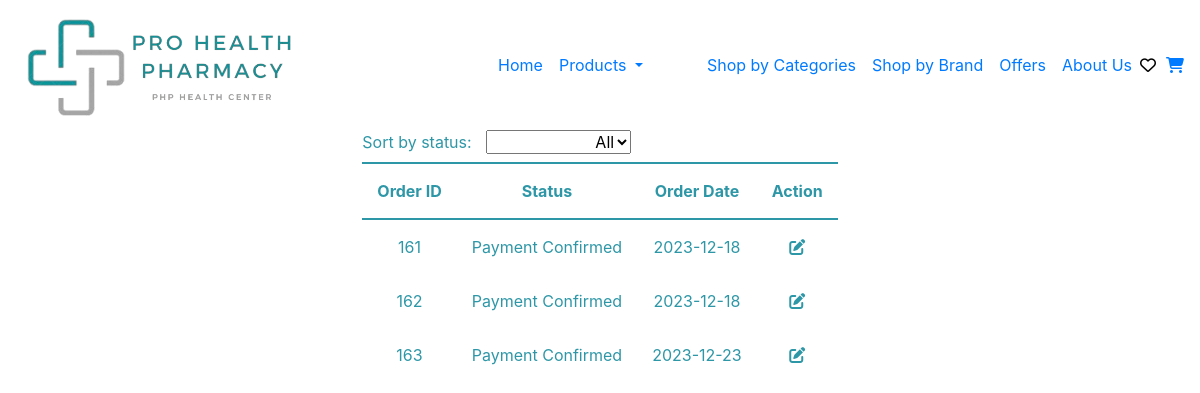
The app's page /ManageOrders/filter_orders.php, older data.
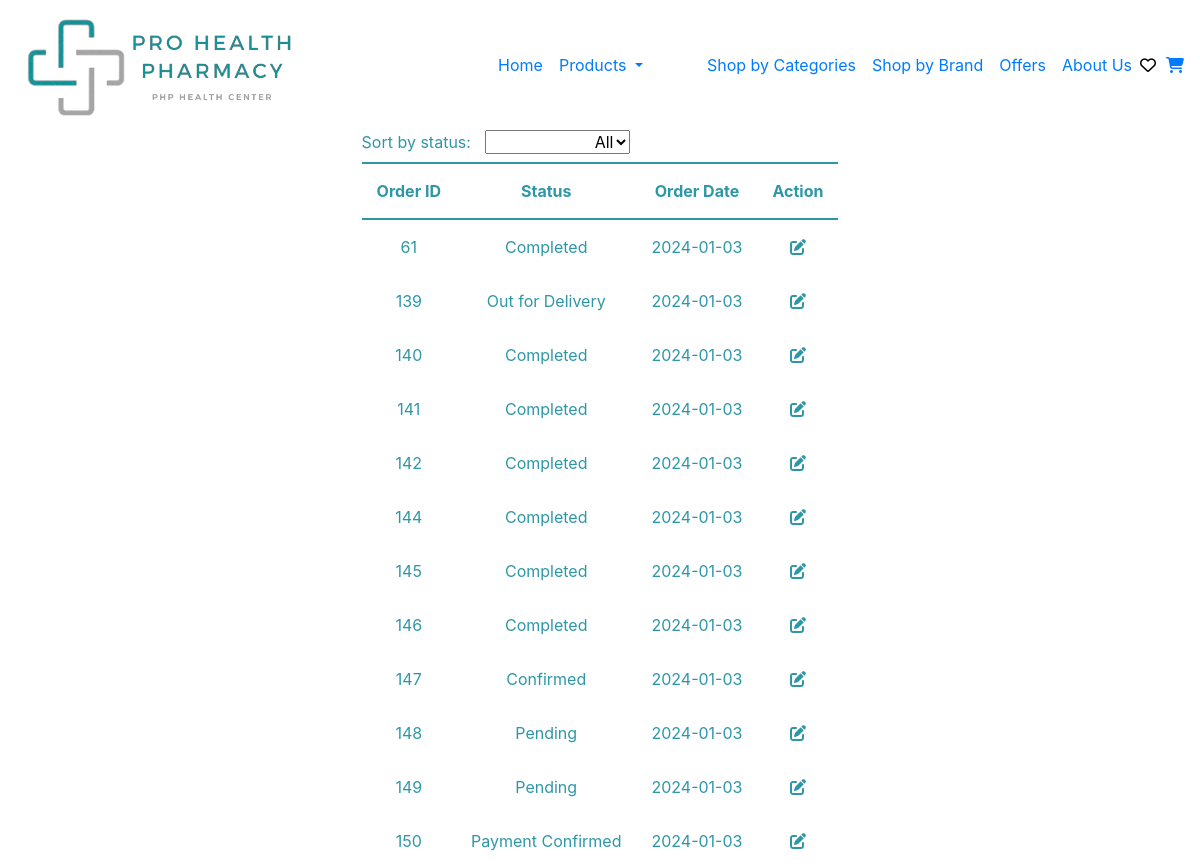
The same page, newer data.
### ManageOrders/filter_orders.php (the view, shortened to what this page needs)
<?php
include '../header.php';
include '../Connection/init.php';
$statuses = ['Processing', 'Confirmed', 'Ready to Pickup', 'Out for Delivery'];
$statusPlaceholders = implode(',', array_fill(0, count($statuses), '?'));
$stmt = $db->prepare("SELECT * FROM `order data` WHERE Status IN ($statusPlaceholders) ORDER BY OrderDate DESC");
$stmt->execute($statuses);
$processingData = $stmt->fetchAll(PDO::FETCH_ASSOC);
$stmt = $db->prepare("SELECT * FROM `order data` WHERE Status = 'Completed' ORDER BY OrderDate DESC");
$stmt->execute();
$completedData = $stmt->fetchAll(PDO::FETCH_ASSOC);
?>
<!DOCTYPE html>
<html lang="en">
<head>
</head>
<body>
<div class="Container">
  <div class="row">
    <div class="col-xl-12">
<?php
$Allstatuses = ['Processing', 'Confirmed', 'Ready to Pickup', 'Out for Delivery', 'Completed'];
$selectedSorting = isset($_SESSION['Sorting']) && in_array($_SESSION['Sorting'], $Allstatuses) ? $_SESSION['Sorting'] : null;
$sortedData = [];
if (isset($selectedSorting)) {
    $stmt = $db->prepare("SELECT * FROM `order data` WHERE Status = :status");
    $stmt->bindParam(':status', $selectedSorting);
    $stmt->execute();
    $sortedData = $stmt->fetchAll(PDO::FETCH_ASSOC);
} else {
    $stmt = $db->prepare("SELECT * FROM `order data`");
    $stmt->execute();
    $sortedData = $stmt->fetchAll(PDO::FETCH_ASSOC);
}
?>
<label class="inline-elements" for="sorting">Sort by status:</label>
<select class="inline-elements" id="sorting" name="sorting">
  <option value="">All</option>
</select>
<table>
  <tr>
    <th>Order ID</th>
    <th>Status</th>
    <th>Order Date</th>
    <th>Action</th>
  </tr>
  <?php
  foreach ($sortedData as $row) {
      echo "<tr>";
      echo "<td>" . $row['OrderID'] . "</td>";
      echo "<td>" . $row['Status'] . "</td>";
      echo "<td>" . $row['OrderDate'] . "</td>";
      echo "<td><button class='update-icon' onclick='updateStatus(" . $row['OrderID'] . ")'><i class='fas fa-edit'></i><span>Update</span></button></td>";
      echo "</tr>";
  }
  ?>
</table>
</body>
</html>

Row changes from the older to the newer data that the page shows:
removed order data: OrderID "161", Status "Payment Confirmed", OrderDate "2023-12-18"
removed order data: OrderID "162", Status "Payment Confirmed", OrderDate "2023-12-18"
removed order data: OrderID "163", Status "Payment Confirmed", OrderDate "2023-12-23"
added order data: OrderID "61", Status "Completed", OrderDate "2024-01-03"
added order data: OrderID "139", Status "Out for Delivery", OrderDate "2024-01-03"
added order data: OrderID "140", Status "Completed", OrderDate "2024-01-03"
added order data: OrderID "141", Status "Completed", OrderDate "2024-01-03"
added order data: OrderID "142", Status "Completed", OrderDate "2024-01-03"
added order data: OrderID "144", Status "Completed", OrderDate "2024-01-03"
added order data: OrderID "145", Status "Completed", OrderDate "2024-01-03"
added order data: OrderID "146", Status "Completed", OrderDate "2024-01-03"
added order data: OrderID "147", Status "Confirmed", OrderDate "2024-01-03"
added order data: OrderID "148", Status "Pending", OrderDate "2024-01-03"
added order data: OrderID "149", Status "Pending", OrderDate "2024-01-03"
added order data: OrderID "150", Status "Payment Confirmed", OrderDate "2024-01-03"
